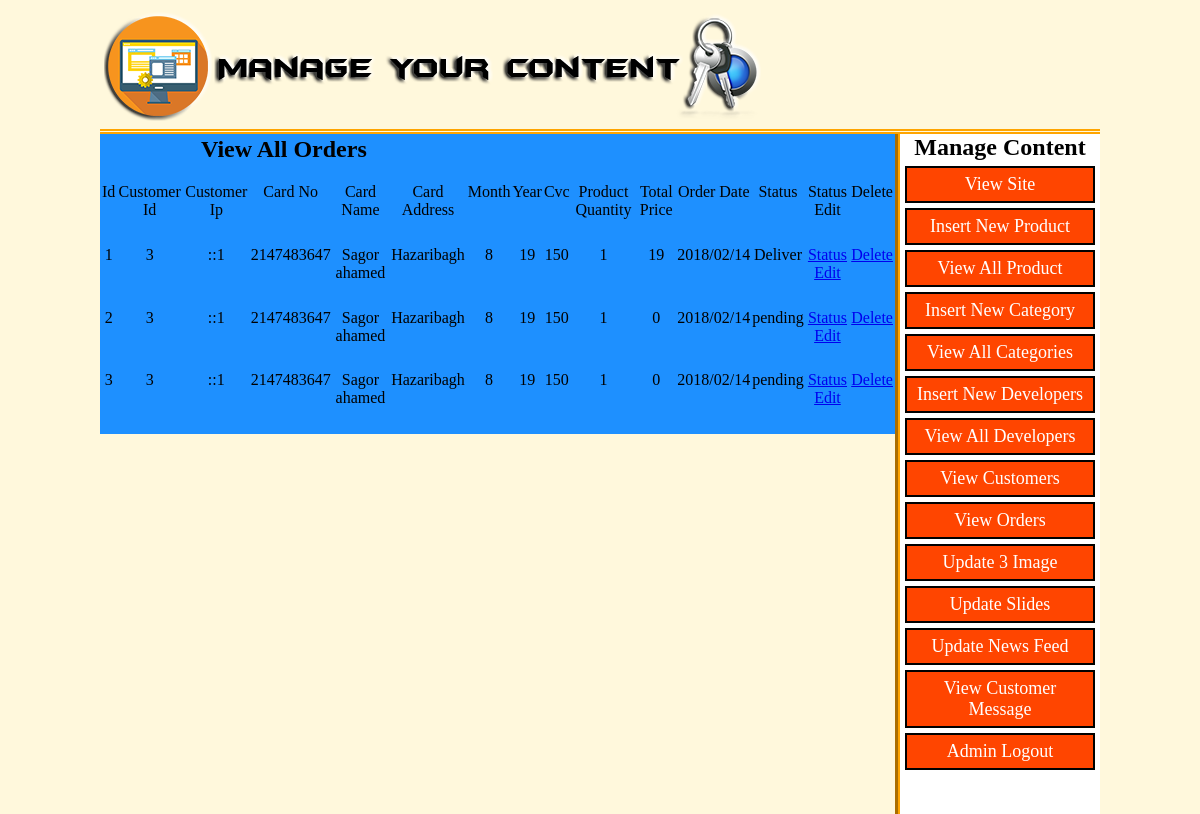
The page /eGame_Site/admin_panel/index.php?view_orders (signed in) on the database its author committed.
### tables this page shows
CREATE TABLE `mastercard` (
  `id` int(11) NOT NULL,
  `customer_id` int(11) NOT NULL,
  `customer_ip` varchar(100) NOT NULL,
  `card_num` int(11) NOT NULL,
  `card_name` varchar(100) NOT NULL,
  `card_address` varchar(100) NOT NULL,
  `card_mm` int(11) NOT NULL,
  `card_yy` int(11) NOT NULL,
  `card_cvc` int(11) NOT NULL,
  `product_quantity` int(11) NOT NULL,
  `total_price` int(11) NOT NULL,
  `date` varchar(100) NOT NULL,
  `status` varchar(100) NOT NULL DEFAULT 'pending'
);

### eGame_Site/admin_panel/view_orders.php (the view)
<?php
if (!isset($_SESSION['user_email'])) {
	echo "<script>window.open('login.php?not_admin=Your are not an Admin!','_self')</script>";
}else{
?>
<table width="795" align="center" height="300" bgcolor="#1E90FF" border="2px groove black">
		<tr align="center">
			<td colspan="6"><h2>View All Orders</h2></td>
		</tr>
		<tr align="center">
			<td>Id</td>
			<td>Customer Id</td>
			<td>Customer Ip</td>
			<td>Card No</td>
			<td>Card Name</td>
			<td>Card Address</td>
			<td>Month</td>
			<td>Year</td>
			<td>Cvc</td>
				<td>Product Quantity</td>
			<td>Total Price</td>
				<td>Order Date</td>
			<td>Status</td>
			<td>Status Edit</td>
			<td>Delete</td>
		</tr>
		<?php
			include 'includes/db.php';
			$run_c=$con->query("SELECT * FROM mastercard ");
			$i=0;
			while ($row=mysqli_fetch_array($run_c)) {
					$id=$row['id'];
					$c_id=$row['customer_id'];
					$c_ip=$row['customer_ip'];
					$c_num=$row['card_num'];
					$c_name=$row['card_name'];
					$c_address=$row['card_address'];
					$c_mm=$row['card_mm'];
					$c_yy=$row['card_yy'];
					$c_cvc=$row['card_cvc'];
					$c_quantity=$row['product_quantity'];
					$c_price=$row['total_price'];
					$c_date=$row['date'];
					$c_status=$row['status'];
					$i++;
		?>
		<tr align="center">
			<td><?php echo $i; ?></td>
			<td><?php echo $c_id; ?></td>
			<td><?php echo $c_ip; ?></td>
			<td><?php echo $c_num; ?></td>
			<td><?php echo $c_name; ?></td>
			<td><?php echo $c_address; ?></td>
			<td><?php echo $c_mm; ?></td>
			<td><?php echo $c_yy; ?></td>
			<td><?php echo $c_cvc; ?></td>
			<td><?php echo $c_quantity; ?></td>
			<td><?php echo $c_price; ?></td>
			<td><?php echo $c_date; ?></td>
			<td><?php echo $c_status; ?></td>
			<td><a href="index.php?edit_orders=<?php echo $id; ?>">Status Edit</a></td>
			<td><a href="delete_orders.php?delete_orders=<?php echo $id; ?>">Delete</a></td>
		</tr>
		<?php
			}
		?>
</table>
<?php
}
?>

### eGame_Site/admin_panel/styles/style.css (style rules this page uses)
html, body, div, span, applet, object, iframe, h1, h2, h3, h4, h5, h6, p, blockquote, pre, a, abbr, acronym, address, big, cite, code, del, dfn, em, img, ins, kbd, q, s, samp, small, strike, strong, sub, sup, tt, var, b, u, i, center, dl, dt, dd, ol, ul, li, fieldset, form, label, legend, table, caption, tbody, tfoot, thead, tr, th, td, article, aside, canvas, details, embed, figure, figcaption, footer, header, hgroup, menu, nav, output, ruby, section, summary, time, mark, audio, video { margin: 0; padding: 0; border: 0; vertical-align: baseline; }
body { background: #FFF8DC; }

### rows shown on the page
mastercard: customer "3", customer_ip "::1", card_num "2147483647", card_name "Sagor ahamed", card_address "Hazaribagh", card_mm "8", card_yy "19", card_cvc "150", product_quantity "1", total_price "19", date "2018/02/14", status "Deliver"
mastercard: customer "3", customer_ip "::1", card_num "2147483647", card_name "Sagor ahamed", card_address "Hazaribagh", card_mm "8", card_yy "19", card_cvc "150", product_quantity "1", total_price "0", date "2018/02/14", status "pending"
mastercard: customer "3", customer_ip "::1", card_num "2147483647", card_name "Sagor ahamed", card_address "Hazaribagh", card_mm "8", card_yy "19", card_cvc "150", product_quantity "1", total_price "0", date "2018/02/14", status "pending"
